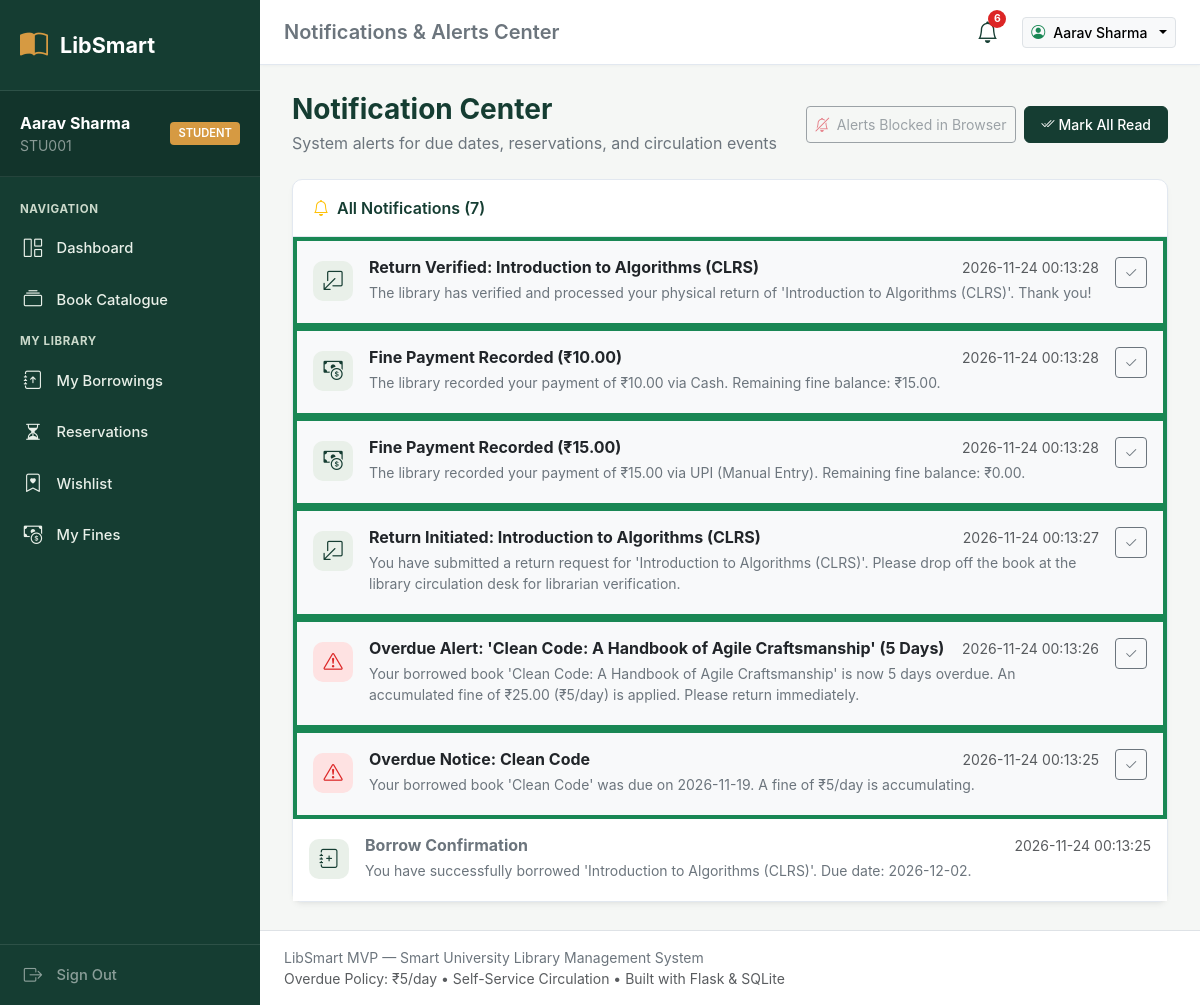
Page /notifications (signed in) on the committed database.
### tables this page shows
CREATE TABLE users (
    id INTEGER PRIMARY KEY AUTOINCREMENT,
    university_id TEXT UNIQUE NOT NULL,
    name TEXT NOT NULL,
    email TEXT UNIQUE NOT NULL,
    password_hash TEXT NOT NULL,
    role TEXT NOT NULL CHECK(role IN ('student', 'faculty', 'librarian', 'admin')),
    max_borrow_limit INTEGER NOT NULL DEFAULT 3,
    is_active INTEGER NOT NULL DEFAULT 1,
    created_at TIMESTAMP DEFAULT CURRENT_TIMESTAMP
);

CREATE TABLE notifications (
    id INTEGER PRIMARY KEY AUTOINCREMENT,
    user_id INTEGER NOT NULL REFERENCES users(id) ON DELETE CASCADE,
    title TEXT NOT NULL,
    message TEXT NOT NULL,
    type TEXT NOT NULL CHECK(type IN ('due_soon', 'overdue', 'available', 'borrow', 'return', 'renewal', 'reservation', 'fine', 'system')),
    is_read INTEGER NOT NULL DEFAULT 0,
    created_at TIMESTAMP DEFAULT CURRENT_TIMESTAMP
);

### app.py (the view)
@app.route('/notifications')
@login_required
def notifications():
    user_id = session['user_id']
    notifs = models.get_user_notifications(user_id)
    return render_template('notifications.html', notifications=notifs)

### app.py (called while the page is built)
def login_required(f):
    @wraps(f)
    def decorated_function(*args, **kwargs):
        if 'user_id' not in session:
            flash("Please sign in to access the library portal.", "warning")
            return redirect(url_for('login', next=request.url))
        return f(*args, **kwargs)
    return decorated_function

@app.before_request
def load_user_and_reminders():
    g.user = None
    if 'user_id' in session:
        user = models.get_user_by_id(session['user_id'])
        if user and user['is_active']:
            g.user = user
            models.check_and_generate_due_reminders(user['id'])
        else:
            session.clear()

@app.context_processor
def inject_global_data():
    unread_count = 0
    if g.user:
        unread_count = models.get_unread_notification_count(g.user['id'])
    return {
        'unread_notification_count': unread_count,
        'current_user': g.user
    }

### database.py (called while the page is built)
def get_db():
    if 'db' not in g:
        g.db = sqlite3.connect(
            Config.DATABASE,
            detect_types=sqlite3.PARSE_DECLTYPES | sqlite3.PARSE_COLNAMES
        )
        g.db.row_factory = sqlite3.Row
        g.db.execute("PRAGMA foreign_keys = ON")
    return g.db

def query_db(query, args=(), one=False):
    cur = get_db().execute(query, args)
    rv = cur.fetchall()
    cur.close()
    return (rv[0] if rv else None) if one else rv

### models.py (called while the page is built)
def get_user_by_id(user_id):
    return query_db("SELECT * FROM users WHERE id = ?", (user_id,), one=True)

def get_user_notifications(user_id, limit=50):
    return query_db("""
        SELECT * FROM notifications
        WHERE user_id = ?
        ORDER BY created_at DESC
        LIMIT ?
    """, (user_id, limit))

def get_unread_notification_count(user_id):
    res = query_db("""
        SELECT COUNT(*) as cnt FROM notifications
        WHERE user_id = ? AND is_read = 0
    """, (user_id,), one=True)
    return res['cnt'] if res else 0

### templates/notifications.html (shortened to what this page needs)
{% extends 'base.html' %}
{% block header_title %}Notifications & Alerts Center{% endblock %}
{% block content %}
<div class="d-flex flex-wrap justify-content-between align-items-center mb-4 gap-2">
    <div>
        <h3 class="fw-bold mb-1" style="color: var(--forest-green);">Notification Center</h3>
        <p class="text-secondary mb-0">System alerts for due dates, reservations, and circulation events</p>
    </div>
    <div class="d-flex gap-2">
        <button id="enableBrowserNotifBtn" class="btn btn-outline-secondary btn-sm">
        </button>
        {% if notifications %}
        <form action="{{ url_for('mark_all_read') }}" method="POST">
            <button type="submit" class="btn btn-forest btn-sm">
                <i class="bi bi-check2-all me-1"></i>Mark All Read
            </button>
        </form>
        {% endif %}
    </div>
</div>
<div class="card-academic">
    <div class="card-header-academic">
        <span class="d-flex align-items-center gap-2">
            <i class="bi bi-bell text-warning"></i>
            <span>All Notifications ({{ notifications|length }})</span>
        </span>
    </div>
    <div class="card-body p-0">
        {% if notifications %}
        <div class="list-group list-group-flush">
            {% for n in notifications %}
            <div class="list-group-item p-3 d-flex align-items-start gap-3 {% if not n.is_read %}bg-light border-start border-4 border-success{% endif %}">
                <div class="kpi-icon {% if n.type == 'overdue' %}danger{% elif n.type == 'available' %}info{% elif n.type == 'due_soon' %}gold{% else %}green{% endif %} mt-1" style="width: 40px; height: 40px; font-size: 1.2rem;">
                    {% if n.type == 'due_soon' %}
                    <i class="bi bi-calendar-event"></i>
                    {% elif n.type == 'overdue' %}
                    <i class="bi bi-exclamation-triangle"></i>
                    {% elif n.type == 'available' %}
                    <i class="bi bi-bookmark-check"></i>
                    {% elif n.type == 'borrow' %}
                    <i class="bi bi-journal-plus"></i>
                    {% elif n.type == 'return' %}
                    <i class="bi bi-box-arrow-down-left"></i>
                    {% elif n.type == 'renewal' %}
                    <i class="bi bi-arrow-repeat"></i>
                    {% elif n.type == 'fine' %}
                    <i class="bi bi-cash-coin"></i>
                    {% else %}
                    <i class="bi bi-info-circle"></i>
                    {% endif %}
                </div>
                <div class="flex-grow-1">
                    <div class="d-flex justify-content-between align-items-center mb-1">
                        <h6 class="fw-bold mb-0 {% if not n.is_read %}text-dark{% else %}text-secondary{% endif %}">
                            {{ n.title }}
                        </h6>
                        <span class="small text-muted">{{ n.created_at }}</span>
                    </div>
                    <p class="mb-1 text-secondary small leading-relaxed">{{ n.message }}</p>
                </div>
                {% if not n.is_read %}
                <div>
                    <form action="{{ url_for('mark_single_read', notif_id=n.id) }}" method="POST">
                        <button type="submit" class="btn btn-sm btn-outline-secondary" title="Mark as Read">
                            <i class="bi bi-check2"></i>
                        </button>
                    </form>
                </div>
                {% endif %}
            </div>
            {% endfor %}
        </div>
        {% else %}
        <div class="p-5 text-center text-muted">
            <i class="bi bi-bell-slash fs-1 text-secondary mb-2"></i>
            <h5>No Notifications</h5>
            <p class="mb-0">You're all caught up! You will be alerted when books are due or reserved copies become available.</p>
        </div>
        {% endif %}
    </div>
</div>
{% endblock %}

### templates/base.html (shortened to what this page needs)
<!DOCTYPE html>
<html lang="en">
<head>
    <link href="https://cdn.jsdelivr.net/npm/bootstrap@5.3.3/dist/css/bootstrap.min.css" rel="stylesheet">
    <link href="https://cdn.jsdelivr.net/npm/bootstrap-icons@1.11.3/font/bootstrap-icons.min.css" rel="stylesheet">
    <link rel="stylesheet" href="{{ url_for('static', filename='css/style.css') }}">
</head>
<body>
    <div class="app-wrapper">
        {% if session.get('user_id') %}
        <aside class="sidebar">
            <a href="{{ url_for('dashboard') }}" class="sidebar-brand">
                <i class="bi bi-book-half"></i>
                <span>LibSmart</span>
            </a>
            <div class="sidebar-user">
                <div class="d-flex align-items-center justify-content-between">
                    <div>
                        <div class="fw-bold text-white text-truncate" style="max-width: 150px;">{{ session.get('name') }}</div>
                        <div class="text-white-50 small">{{ session.get('university_id') }}</div>
                    </div>
                    <span class="user-badge">{{ session.get('role') }}</span>
                </div>
            </div>
            <nav class="sidebar-nav">
                <div class="nav-section-title">Navigation</div>
                <a href="{{ url_for('dashboard') }}" class="sidebar-link {% if request.endpoint == 'dashboard' %}active{% endif %}">
                    <i class="bi bi-grid-1x2"></i>
                    <span>Dashboard</span>
                </a>
                <a href="{{ url_for('catalogue') }}" class="sidebar-link {% if request.endpoint in ('catalogue', 'book_detail') %}active{% endif %}">
                    <i class="bi bi-collection"></i>
                    <span>Book Catalogue</span>
                </a>
                {% if session.get('role') in ('student', 'faculty') %}
                <div class="nav-section-title">My Library</div>
                <a href="{{ url_for('my_borrowings') }}" class="sidebar-link {% if request.endpoint == 'my_borrowings' %}active{% endif %}">
                    <i class="bi bi-journal-arrow-up"></i>
                    <span>My Borrowings</span>
                </a>
                <a href="{{ url_for('my_reservations') }}" class="sidebar-link {% if request.endpoint == 'my_reservations' %}active{% endif %}">
                    <i class="bi bi-hourglass-split"></i>
                    <span>Reservations</span>
                </a>
                <a href="{{ url_for('my_wishlist') }}" class="sidebar-link {% if request.endpoint == 'my_wishlist' %}active{% endif %}">
                    <i class="bi bi-bookmark-heart"></i>
                    <span>Wishlist</span>
                </a>
                <a href="{{ url_for('my_fines') }}" class="sidebar-link {% if request.endpoint == 'my_fines' %}active{% endif %}">
                    <i class="bi bi-cash-coin"></i>
                    <span>My Fines</span>
                </a>
                {% endif %}
            </nav>
            <div class="sidebar-footer">
                <a href="{{ url_for('logout') }}" class="sidebar-link text-white-50 p-0">
                    <i class="bi bi-box-arrow-right"></i>
                    <span>Sign Out</span>
                </a>
            </div>
        </aside>
        {% endif %}
        <div class="main-wrapper">
            <header class="top-navbar">
                <div class="d-flex align-items-center gap-3">
                    <h5 class="mb-0 fw-semibold text-secondary">
                        {% block header_title %}Smart University Library{% endblock %}
                    </h5>
                </div>
                <div class="d-flex align-items-center gap-3">
                    {% if session.get('user_id') %}
                    <a href="{{ url_for('notifications') }}" class="nav-bell-btn" title="Notifications">
                        <i class="bi bi-bell"></i>
                        {% if unread_notification_count and unread_notification_count > 0 %}
                        <span class="nav-bell-badge">{{ unread_notification_count }}</span>
                        {% endif %}
                    </a>
                    <div class="dropdown">
                        <button class="btn btn-sm btn-light border dropdown-toggle d-flex align-items-center gap-2" data-bs-toggle="dropdown">
                            <i class="bi bi-person-circle text-success"></i>
                            <span class="fw-medium">{{ session.get('name') }}</span>
                        </button>
                    </div>
                    {% else %}
                    <a href="{{ url_for('login') }}" class="btn btn-forest btn-sm">Sign In</a>
                    {% endif %}
                </div>
            </header>
            <main class="content-body">
                {% block content %}{% endblock %}
            </main>
            <footer class="py-3 px-4 text-center text-secondary small border-top bg-white">
                <div class="d-flex flex-wrap justify-content-between align-items-center">
                    <span>LibSmart MVP — Smart University Library Management System</span>
                    <span class="text-muted">Overdue Policy: ₹5/day • Self-Service Circulation • Built with Flask & SQLite</span>
                </div>
            </footer>
        </div>
    </div>
</body>
</html>

### static/css/style.css (style rules this page uses)
:root { --forest-green: #153D32; --forest-green-dark: #0e2922; --forest-green-light: #1e5244; --sage: #E9F0E9; --sage-light: #F4F8F4; --sage-dark: #cbd9cb; --bg-color: #F5F7F5; --white: #FFFFFF; --accent-gold: #D69A42; --accent-gold-hover: #b88031; --accent-gold-soft: #fcf4e8; --text-primary: #1e293b; --text-secondary: #64748b; --text-muted: #94a3b8; --border-color: #e2e8f0; --danger: #dc2626; --danger-light: #fee2e2; --warning: #f59e0b; --warning-light: #fef3c7; --success: #16a34a; --success-light: #dcfce7; --info: #0284c7; --info-light: #e0f2fe; --card-shadow: 0 4px 6px -1px rgba(0, 0, 0, 0.05), 0 2px 4px -2px rgba(0, 0, 0, 0.05); --hover-shadow: 0 10px 15px -3px rgba(0, 0, 0, 0.08), 0 4px 6px -4px rgba(0, 0, 0, 0.04); }
body { background-color: var(--bg-color); color: var(--text-primary); font-family: 'Inter', -apple-system, BlinkMacSystemFont, 'Segoe UI', Roboto, Helvetica, Arial, sans-serif; min-height: 100vh; display: flex; flex-direction: column; }
.app-wrapper { display: flex; min-height: 100vh; }
.sidebar { width: 260px; background-color: var(--forest-green); color: var(--white); display: flex; flex-direction: column; flex-shrink: 0; transition: all 0.3s ease; z-index: 1000; }
.sidebar-brand { padding: 1.5rem 1.25rem; font-size: 1.35rem; font-weight: 700; display: flex; align-items: center; gap: 0.75rem; color: var(--white); text-decoration: none; border-bottom: 1px solid rgba(255, 255, 255, 0.1); }
.sidebar-brand i { color: var(--accent-gold); font-size: 1.75rem; }
.sidebar-user { padding: 1.25rem; background-color: rgba(0, 0, 0, 0.15); border-bottom: 1px solid rgba(255, 255, 255, 0.08); }
.user-badge { display: inline-block; padding: 0.2rem 0.5rem; font-size: 0.7rem; font-weight: 600; border-radius: 4px; text-transform: uppercase; background-color: var(--accent-gold); color: #fff; }
.sidebar-nav { padding: 1rem 0; flex-grow: 1; }
.nav-section-title { padding: 0.5rem 1.25rem 0.25rem; font-size: 0.72rem; font-weight: 700; text-transform: uppercase; letter-spacing: 0.05em; color: var(--sage-dark); }
.sidebar-link { display: flex; align-items: center; gap: 0.85rem; padding: 0.75rem 1.25rem; color: var(--sage); text-decoration: none; font-size: 0.92rem; font-weight: 500; transition: all 0.2s ease; border-left: 3px solid transparent; }
.sidebar-link i { font-size: 1.15rem; width: 20px; text-align: center; }
.sidebar-footer { padding: 1rem 1.25rem; border-top: 1px solid rgba(255, 255, 255, 0.1); }
.main-wrapper { flex-grow: 1; display: flex; flex-direction: column; overflow-x: hidden; }
.top-navbar { background-color: var(--white); border-bottom: 1px solid var(--border-color); padding: 0.75rem 1.5rem; display: flex; align-items: center; justify-content: space-between; box-shadow: 0 1px 3px 0 rgba(0, 0, 0, 0.03); }
.content-body { padding: 1.75rem 2rem; flex-grow: 1; }
.card-academic { background: var(--white); border: 1px solid var(--border-color); border-radius: 10px; box-shadow: var(--card-shadow); transition: transform 0.2s ease, box-shadow 0.2s ease; }
.card-header-academic { background-color: transparent; border-bottom: 1px solid var(--border-color); padding: 1rem 1.25rem; font-weight: 600; color: var(--forest-green); display: flex; align-items: center; justify-content: space-between; }
.kpi-icon { width: 48px; height: 48px; border-radius: 10px; display: flex; align-items: center; justify-content: center; font-size: 1.5rem; flex-shrink: 0; }
.kpi-icon.green { background-color: var(--sage); color: var(--forest-green); }
.kpi-icon.danger { background-color: var(--danger-light); color: var(--danger); }
.btn-forest { background-color: var(--forest-green); color: var(--white); border: 1px solid var(--forest-green); font-weight: 500; border-radius: 6px; padding: 0.45rem 1rem; transition: all 0.2s ease; }
.nav-bell-btn { position: relative; background: none; border: none; font-size: 1.35rem; color: var(--forest-green); padding: 0.25rem 0.5rem; cursor: pointer; text-decoration: none; }
.nav-bell-badge { position: absolute; top: -2px; right: 0px; background-color: var(--danger); color: var(--white); font-size: 0.65rem; font-weight: 700; border-radius: 50%; width: 18px; height: 18px; display: flex; align-items: center; justify-content: center; }

### rows in the picture
users: get "Aarav Sharma", get "STU001", get "STUDENT"
notifications: type "return" (drawn), title "Return Verified: Introduction to Algorithms (CLRS)", created_at "2026-11-24 00:13:28", message "The library has verified and processed your physical return of 'Introduction to Algorithms (CLRS)'. Thank you!"
notifications: type "fine" (drawn), title "Fine Payment Recorded (₹10.00)", created_at "2026-11-24 00:13:28", message "The library recorded your payment of ₹10.00 via Cash. Remaining fine balance: ₹15.00."
notifications: type "fine" (drawn), title "Fine Payment Recorded (₹15.00)", created_at "2026-11-24 00:13:28", message "The library recorded your payment of ₹15.00 via UPI (Manual Entry). Remaining fine balance: ₹0.00."
notifications: type "return" (drawn), title "Return Initiated: Introduction to Algorithms (CLRS)", created_at "2026-11-24 00:13:27", message "You have submitted a return request for 'Introduction to Algorithms (CLRS)'. Please drop off the book at the library circulation desk for librarian verification."
notifications: type "overdue" (drawn), title "Overdue Alert: 'Clean Code: A Handbook of Agile Craftsmanship' (5 Days)", created_at "2026-11-24 00:13:26", message "Your borrowed book 'Clean Code: A Handbook of Agile Craftsmanship' is now 5 days overdue. An accumulated fine of ₹25.00 (₹5/day) is applied. Please return immediately."
notifications: type "overdue" (drawn), title "Overdue Notice: Clean Code", created_at "2026-11-24 00:13:25", message "Your borrowed book 'Clean Code' was due on 2026-11-19. A fine of ₹5/day is accumulating."
notifications: type "borrow" (drawn), title "Borrow Confirmation", created_at "2026-11-24 00:13:25", message "You have successfully borrowed 'Introduction to Algorithms (CLRS)'. Due date: 2026-12-02."

### other values in the picture
{{ unread_notification_count }} "6"
{{ notifications|length }} "7"
